Frame 1 (no input): blank canvas, image omitted
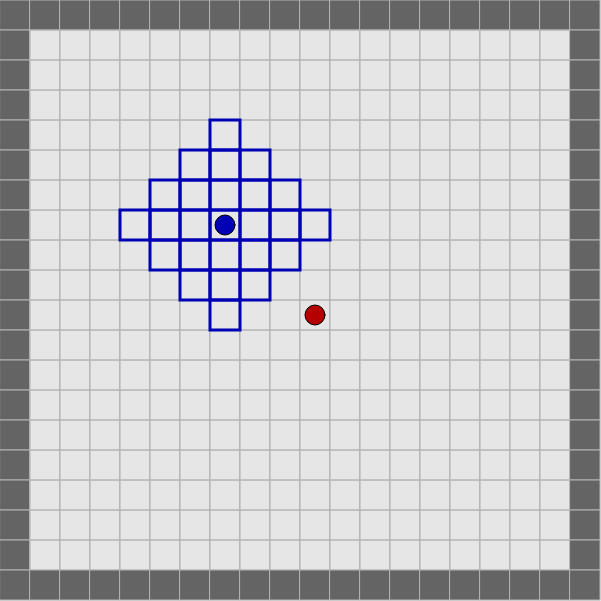
Frame 60 (no input)
Frame 120 (the mouse pressed at the canvas centre since frame 60): identical to frame 60, image omitted

The p5.js sketch that drew this single still picture (run headless with seeded random() and noise() and a simulated clock; from frame 60 on, the mouse is pressed at the canvas centre):

// p5.js sketch
// ── sketch.js
// Variáveis Globais
let player, enemy;
let grid = [];
let mode = 0;
let actives = []; // array to hold active pieces on the table
let currentTurn;
let currentActive;

let rows, cols, sqSides = 30;

function setup() {
  createCanvas(601, 601);
  
  rectMode(CENTER);
  ellipseMode(CENTER);
}

function draw() {
  manageMode();
  
}

function manageMode(){
  switch(mode){
    case 0:
    mode++;
    break;

    case 1:
    setupLevel();
    break;

    case 2:
    setupPlayers();
    break;

    case 3:
    runMatch();
    break;
  }
}

function setupLevel(){

  rows = floor(width / sqSides);
  cols = floor(height / sqSides);
  for(let c = 0; c < cols; c++){
    for(let r = 0; r < rows; r++){
      let tile = new Tile(r, c);
      if(!floor(random(0, 21))) tile.isOccupied = true;
      grid.push(tile);
    }
  }

  let layout = [];
  for(let i = 0; i < rows; i++){
    for(let j = 0; j < cols; j++){
     layout[j + i * cols] = (i == 0 || j == 0 || i == rows -1 || j == cols -1);
   }
 }
 loadLayout(layout);

 currentTurn = 1;
 currentActive = 0;
 mode++;
}

function setupPlayers(){
  player = new Player(7, 7);
  enemy = new Enemy(10, 10);
  actives.push(player);
  actives.push(enemy);
  mode++;
  player.setupTurn();
}

function runMatch(){
  background(230);

  for(t of grid){
    t.show();
  }

  for(a of actives){
    a.show();
  }

  actives[currentActive].turn();

}

function endTurn(){
  currentActive++;
  if(currentActive > actives.length-1) {
    currentActive = 0;
    currentTurn++;
  }
  actives[currentActive].setupTurn();

}
// ── Actives.js
class Active{
  constructor(x, y){
    this.pos = createVector(x, y);
    this.loc = createVector(this.pos.x * sqSides + sqSides/2, this.pos.y * sqSides + sqSides/2);
    this.hasMoves = false;
    this.lifes = 5;
    this.col = color(180, 180, 180);
    this.baseMoves = 3;
    this.moves = this.baseMoves;
    this.availableMoves = [];
  }

  show(){
    stroke(0);
    fill(this.col);
    circle(this.loc.x, this.loc.y, 20);    
  }

  move(j, i){
    let index = j + i * cols;
    if(grid[index].isOccupied || this.availableMoves[index] < 0) return;
    grid[this.pos.x + this.pos.y * cols].isOccupied = false;
    this.pos.set(j, i);
    grid[index].isOccupied = true;
    this.moves = this.availableMoves[index];
    this.update();

    this.availableMoves = findAvailableTiles(this);
  }

  update(){
    this.loc.set(this.pos.x * sqSides + sqSides/2, this.pos.y * sqSides + sqSides/2);
  }

  setupTurn(){
    this.update();
    this.hasMoves = true;
    this.moves = this.baseMoves;
    this.availableMoves = [0];
    this.availableMoves = findAvailableTiles(this);
  }

  turn(){
    if(this.moves>0){ 
      push();     
      textAlign(CENTER, CENTER);
      textSize(20);
      noFill();
      stroke(this.col);
      strokeWeight(3);
      for(let i = 0; i < this.availableMoves.length; i++){
        if(this.availableMoves[i] >= 0){   
          square(grid[i].loc.x, grid[i].loc.y, sqSides);
        }
      }
      pop();
    }
    else endTurn();
  }
}

class Player extends Active{
  constructor(x, y){
    super(x, y);
    this.col = color(0, 0, 180);
  }

}

class Enemy extends Active{
  constructor(x, y){
    super(x, y);
    this.col = color(180, 0, 0);
  }

}
// ── Dice and Cards.js
function rollDice(){
return(int(random(0, 5)) + 1);
}
// ── Map.js
class Tile{
  constructor(x, y){
    this.pos = createVector(x, y);
    this.loc = createVector(this.pos.x * sqSides + sqSides/2, this.pos.y * sqSides + sqSides/2);
    this.len = sqSides;
    this.isOccupied = false;
    this.wall = false;
  }

  show(){
    stroke(180);
    if(this.wall) fill(100);
    else noFill();
    square(this.loc.x, this.loc.y, this.len);
  }

  validateIndex() {
    if (this.pos.x < 0 || this.pos.y < 0 || this.pos.x > cols - 1 || this.pos.y > rows - 1) return -1;
    // return (this.x + this.y * cols);
    else return true;
  }
}

function loadLayout(layout){
  for(let i = 0; i < rows * cols; i++){
    grid[i].isOccupied = layout[i];
    grid[i].wall = layout[i];
  }
}
// ── UI.js
// PLAYER MOVEMENT

function findAvailableTiles(actv){
	print("actv moves: " + actv.moves);
	let posIndex = actv.pos.x + actv.pos.y * cols;
	let overlayGrid = [rows * cols];
	for(let i = 0; i < rows * cols; i++){
		overlayGrid[i] = -1;
		if(grid[i].isOccupied && posIndex != i) overlayGrid[i] = -255;
		else if(posIndex == i) overlayGrid[i] = actv.moves;
	}

	floodFill(overlayGrid, actv.moves);
	return overlayGrid;
}

function floodFill(tiles, moves){
	if(moves <= -1) return;

	for(let i = 0; i < tiles.length; i++){
		if(tiles[i] == moves){
			if(tiles[i - cols] == -1) tiles[i - cols] = moves - 1;
			if(tiles[i + 1] == -1) tiles[i + 1] = moves - 1;
			if(tiles[i + cols] == -1) tiles[i + cols] = moves - 1;
			if(tiles[i - 1] == -1) tiles[i - 1] = moves - 1;
		}
	}
	floodFill(tiles, moves - 1);
}



function selectTile(x, y){
	let i = int(y / sqSides);
	let j = int(x / sqSides);
	actives[currentActive].move(j, i);
}

function mouseClicked(){
	selectTile(mouseX, mouseY);
}
